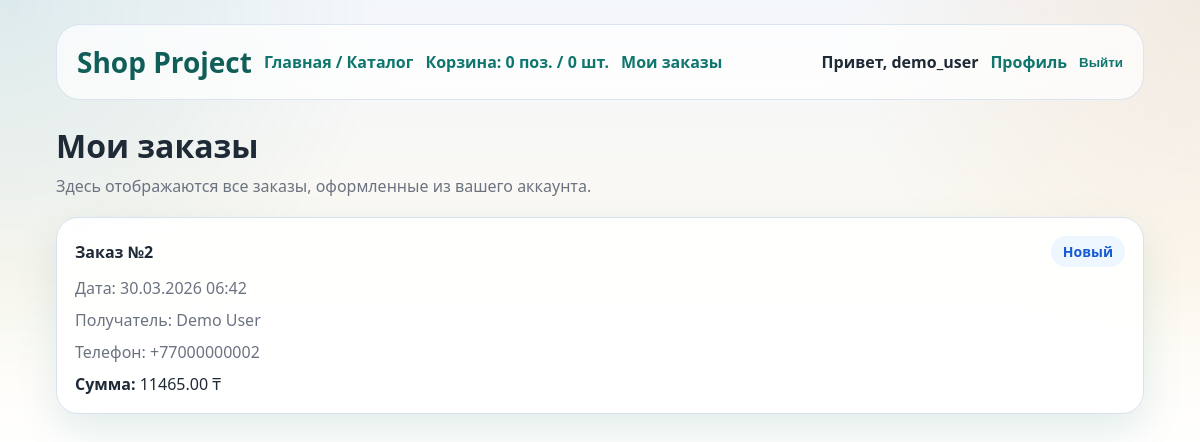
The app's page /my-orders/ (signed in) with its own data.
### orders/models.py (models this page shows, shortened)
class Order(models.Model):
    STATUS_CHOICES = [
        ('new', 'Новый'),
        ('processing', 'В обработке'),
        ('done', 'Выполнен'),
        ('canceled', 'Отменен'),
    ]
    user = models.ForeignKey(
        settings.AUTH_USER_MODEL,
        null=True,
        blank=True,
        on_delete=models.SET_NULL,
        related_name='orders',
        verbose_name='Пользователь',
    )
    full_name = models.CharField(max_length=255, verbose_name='ФИО')
    phone = models.CharField(max_length=20, verbose_name='Телефон')
    address = models.TextField(verbose_name='Адрес доставки')
    status = models.CharField(max_length=20, choices=STATUS_CHOICES, default='new', verbose_name='Статус')
    created_at = models.DateTimeField(auto_now_add=True, verbose_name='Дата создания')
    class Meta:
        verbose_name = 'Заказ'
        verbose_name_plural = 'Заказы'
        ordering = ['-created_at']
    @property
    def total_amount(self):
        return sum((item.price * item.quantity for item in self.items.all()), Decimal('0.00'))

class OrderItem(models.Model):
    order = models.ForeignKey(Order, on_delete=models.CASCADE, related_name='items', verbose_name='Заказ')
    product = models.ForeignKey(Product, on_delete=models.SET_NULL, null=True, related_name='order_items', verbose_name='Товар')
    quantity = models.IntegerField(default=1, verbose_name='Количество')
    price = models.DecimalField(max_digits=10, decimal_places=2, verbose_name='Цена за единицу')
    class Meta:
        verbose_name = 'Товар в заказе'
        verbose_name_plural = 'Товары в заказе'

### orders/views.py (the view)
# urls.py: path('my-orders/', my_orders_view, name='my_orders'),
@login_required
def my_orders_view(request):
    orders = Order.objects.filter(user=request.user).prefetch_related('items__product')
    return render(request, 'orders/my_orders.html', {'orders': orders})

### catalog/cart.py (called while the page is built, shortened)
def get_cart(request):
    cart = request.session.get(CART_SESSION_KEY)
    if not isinstance(cart, dict):
        cart = {}
        request.session[CART_SESSION_KEY] = cart
        request.session.modified = True
    return cart

def build_cart_context(request):
    cart = get_cart(request)
    product_ids = [int(product_id) for product_id in cart.keys()]
    products = Product.objects.filter(id__in=product_ids, is_active=True)
    items = []
    total_sum = Decimal('0.00')
    total_quantity = 0
    request.session.modified = True
    return {
        'cart_items': items,
        'cart_total_sum': total_sum,
        'cart_total_positions': len(items),
        'cart_total_quantity': total_quantity,
    }

### catalog/context_processors.py (called while the page is built)
def cart_summary(request):
    return build_cart_context(request)

### orders/templates/orders/my_orders.html (shortened to what this page needs)
{% extends "catalog/base.html" %}
{% block content %}
    <h1 class="page-title">Мои заказы</h1>
    <p class="lead">Здесь отображаются все заказы, оформленные из вашего аккаунта.</p>
    {% if orders %}
        <div class="stack">
            {% for order in orders %}
                <div class="card order-card">
                    <div class="actions" style="justify-content: space-between;">
                        <strong>Заказ №{{ order.id }}</strong>
                        <span class="pill">{{ order.get_status_display }}</span>
                    </div>
                    <div class="muted">Дата: {{ order.created_at|date:"d.m.Y H:i" }}</div>
                    <div class="muted">Получатель: {{ order.full_name }}</div>
                    <div class="muted">Телефон: {{ order.phone }}</div>
                    <div><strong>Сумма:</strong> {{ order.total_amount }} ₸</div>
                </div>
            {% endfor %}
        </div>
    {% else %}
        <div class="card empty-state">
            <h2>У вас пока нет заказов</h2>
            <p class="muted">Как только оформите первый заказ, он появится на этой странице.</p>
            <a class="btn btn-primary" href="{% url 'catalog:product_list' %}">Перейти в каталог</a>
        </div>
    {% endif %}
{% endblock %}

### catalog/templates/catalog/base.html (shortened to what this page needs)
<!DOCTYPE html>
<html lang="ru">
<head>
</head>
<body>
    <div class="container">
        <div class="header">
            <div class="header-group">
                <a class="brand" href="{% url 'catalog:product_list' %}">Shop Project</a>
                <div class="header-links">
                    <a class="nav-link" href="{% url 'catalog:product_list' %}">Главная / Каталог</a>
                    <a class="nav-link" href="{% url 'catalog:cart_detail' %}">Корзина: {{ cart_total_positions }} поз. / {{ cart_total_quantity }} шт.</a>
                    {% if user.is_authenticated %}
                        <a class="nav-link" href="{% url 'orders:my_orders' %}">Мои заказы</a>
                    {% endif %}
                </div>
            </div>
            <div class="account-block">
                {% if user.is_authenticated %}
                    <span class="hello">Привет, {{ user.username }}</span>
                    <a class="nav-link" href="{% url 'accounts:profile' %}">Профиль</a>
                    <form class="inline-form" method="post" action="{% url 'logout' %}">
                        <button class="btn-link" type="submit">Выйти</button>
                    </form>
                {% else %}
                    <a class="nav-link" href="{% url 'login' %}">Войти</a>
                    <a class="nav-link" href="{% url 'accounts:register' %}">Регистрация</a>
                {% endif %}
            </div>
        </div>
        {% block content %}{% endblock %}
    </div>
</body>
</html>

### catalog/templates/catalog/base.html (style rules this page uses)
:root { --bg-top: #f4f7fb; --bg-bottom: #fcf9f1; --surface: rgba(255, 255, 255, 0.96); --surface-border: #d8e1ef; --text-main: #1f2a37; --text-muted: #6b7280; --accent: #0f766e; --accent-dark: #115e59; --accent-soft: #dff6f3; --danger: #b42318; --shadow: rgba(15, 118, 110, 0.12); }
* { box-sizing: border-box; }
body { margin: 0; font-family: "Trebuchet MS", "Segoe UI", sans-serif; background: radial-gradient(circle at top left, rgba(15, 118, 110, 0.10), transparent 30%), radial-gradient(circle at top right, rgba(217, 119, 6, 0.10), transparent 28%), linear-gradient(180deg, var(--bg-top) 0%, var(--bg-bottom) 60%, #fff 100%); color: var(--text-main); }
.container { max-width: 1120px; margin: 0 auto; padding: 24px 16px 40px; }
.header { display: flex; justify-content: space-between; align-items: center; gap: 16px; margin-bottom: 24px; padding: 18px 20px; background: rgba(255, 255, 255, 0.72); border: 1px solid rgba(216, 225, 239, 0.9); border-radius: 24px; backdrop-filter: blur(10px); }
.header-group, .header-links, .inline-form, .account-block, .actions { display: flex; align-items: center; gap: 12px; flex-wrap: wrap; }
.brand { font-size: 28px; font-weight: 800; color: var(--accent-dark); text-decoration: none; }
.nav-link, .hello { color: var(--accent); text-decoration: none; font-weight: 700; }
.hello { color: var(--text-main); }
.stack { display: grid; gap: 18px; }
.card { background: var(--surface); border-radius: 22px; padding: 18px; border: 1px solid var(--surface-border); box-shadow: 0 16px 40px var(--shadow); }
.muted, .lead { color: var(--text-muted); }
.lead { margin: 0 0 20px; }
.btn-link { background: transparent; padding: 0; border: none; color: var(--accent); font-weight: 700; cursor: pointer; }
.page-title { margin: 0 0 8px; }
.order-card { display: grid; gap: 10px; }
.pill { display: inline-flex; align-items: center; gap: 6px; padding: 6px 12px; border-radius: 999px; background: #eef6ff; color: #175cd3; font-size: 14px; font-weight: 700; }

### records on screen
Order: id "2", status "Новый", created_at "30.03.2026 06:42", full_name "Demo User", phone "+77000000002", total_amount "11465.00"

### other values on screen
{{ cart_total_positions }} "0"
{{ cart_total_quantity }} "0"
{{ user.username }} "demo_user"
